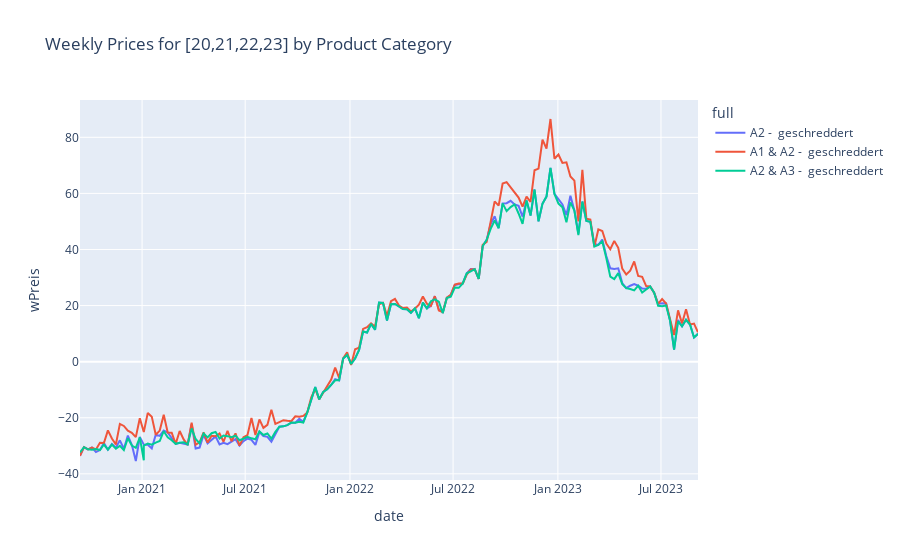

The code cell stored with this chart in its notebook:
### Code cell
TS3 = df[(df['Plz'] == "['20', '21', '22', '23']")]

fig = px.line(TS3, x='date', y='wPreis', color='full', title='Weekly Prices for [20,21,22,23] by Product Category')
fig.show()

### Figure 1 — Plotly figure (JSON) as saved in the notebook; plotly's stock layout.template omitted (floating-point values rounded to 4 significant figures; data arrays with more than 128 entries replaced by an {"elided": "..."} marker saying what was removed)
{"data": [{"hovertemplate": "full=A2 -  geschreddert<br>date=%{x}<br>wPreis=%{y}<extra></extra>", "legendgroup": "A2 -  geschreddert", "line": {"color": "#636efa", "dash": "solid"}, "marker": {"symbol": "circle"}, "mode": "lines", "name": "A2 -  geschreddert", "orientation": "v", "showlegend": true, "type": "scatter", "x": {"elided": "156 str values"}, "xaxis": "x", "y": {"elided": "156 float values"}, "yaxis": "y"}, {"hovertemplate": "full=A1 & A2 -  geschreddert<br>date=%{x}<br>wPreis=%{y}<extra></extra>", "legendgroup": "A1 & A2 -  geschreddert", "line": {"color": "#EF553B", "dash": "solid"}, "marker": {"symbol": "circle"}, "mode": "lines", "name": "A1 & A2 -  geschreddert", "orientation": "v", "showlegend": true, "type": "scatter", "x": {"elided": "156 str values"}, "xaxis": "x", "y": {"elided": "156 float values"}, "yaxis": "y"}, {"hovertemplate": "full=A2 & A3 -  geschreddert<br>date=%{x}<br>wPreis=%{y}<extra></extra>", "legendgroup": "A2 & A3 -  geschreddert", "line": {"color": "#00cc96", "dash": "solid"}, "marker": {"symbol": "circle"}, "mode": "lines", "name": "A2 & A3 -  geschreddert", "orientation": "v", "showlegend": true, "type": "scatter", "x": {"elided": "157 str values"}, "xaxis": "x", "y": {"elided": "157 float values"}, "yaxis": "y"}], "layout": {"legend": {"title": {"text": "full"}, "tracegroupgap": 0}, "title": {"text": "Weekly Prices for [20,21,22,23] by Product Category"}, "xaxis": {"anchor": "y", "domain": [0, 1], "title": {"text": "date"}}, "yaxis": {"anchor": "x", "domain": [0, 1], "title": {"text": "wPreis"}}}}
